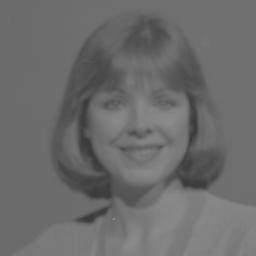
#> input picture Constrast Stretching/contr2.jpg, 256 x 256 px
$ python Stretching.py
#> lines starting #> are read from the running program, lines starting #| are printed output that depends on the picture; after the words box and inside, x2 and y2 are one past the last pixel; in counts of white or black regions, pixels touching at a corner belong together
import cv2
import numpy as np
from matplotlib import pyplot as plt

def limit(hist, pixels, l):
    c=0
    d=0
    l=pixels*l/100
    i=0
    while True:
        if(hist[i]>0):
            c=c+hist[i]
            if(c>=l):
                c=i
                break
        i=i+1
    i=255
    while True:
        if(hist[i]>0):
            d=d+hist[i]
            if(d>=l):
                d=i
                break
        i=i-1
    return c,d


img = cv2.imread('contr2.jpg', cv2.IMREAD_GRAYSCALE)
#> img is the input picture: shape (256, 256); min 56, max 139, mean 107.8
out = cv2.imread('contr2.jpg', cv2.IMREAD_GRAYSCALE)
res = cv2.imread('contr2.jpg', cv2.IMREAD_GRAYSCALE)

x,y = img.shape
#> x = 256; y = 256
print(x,y)
#| 256 256

for i in range(10):
    for j in range(10):
        out[i][j] = 0
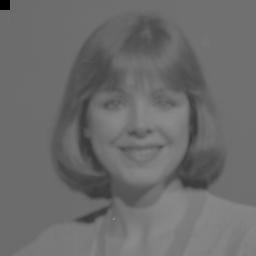
#> out: shape (256, 256); 0.15% of pixels changed, all inside (x1, y1, x2, y2) = (0, 0, 10, 10)

cv2.imwrite('Outlier.jpg',out)
cv2.imshow('Outlier',out)
cv2.imshow('Original',img)

hist = cv2.calcHist([img], [0], None, [256], [0, 256])
#> hist = 256 values, max 11064 at index 108, min 0 at index 0, mean 256
histOut = cv2.calcHist([out], [0], None, [256], [0, 256])
#> histOut = 256 values, max 10964 at index 108, min 0 at index 1, mean 256

#limit(histogram, all_pixels, limit in percentage)
c, d = limit(histOut, x*y,15)
#> the loop in limit, `while True:` made 91 passes
#> after the loop in limit, `while True:`: c = 90
#> the loop in limit, `while True:` made 133 passes
#> after the loop in limit, `while True:`: d = 123
#> c = 90; d = 123
print(c, d)
#| 90 123
#c, d=70, 130
a=0
b=255
for i in range(x):
    for j in range(y):
        r=(out[i][j]-c)*((b-a)/(d-c))+a
        if(r<0):
            res[i][j]=0
        elif(r>255):
            res[i][j]=255
        else:
            res[i][j]=r
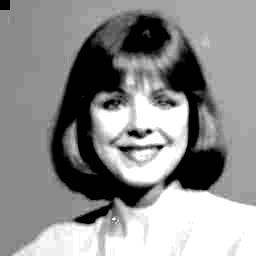
#> res: shape (256, 256); min 0, max 255, mean 141.6

cv2.imwrite('Respuesta.jpg',res)

hisR = cv2.calcHist([res], [0], None, [256], [0, 256])
#> hisR = 256 values, max 10964 at index 139, min 0 at index 1, mean 256
cv2.imshow('Resultado',res)

plt.plot(histOut, color='blue' )
plt.plot(hisR, color='red' )

plt.xlabel('intensidad de iluminacion')
plt.ylabel('cantidad de pixeles')
plt.show()
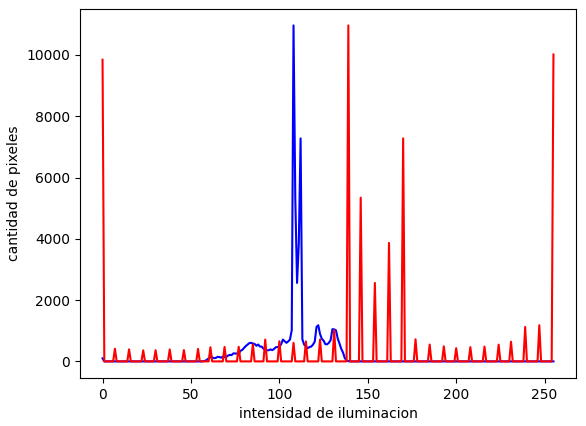
#> figure drawn by matplotlib, 1 panel; curve peaks at x = 108, y = 10964; curve peaks at x = 139, y = 10964

cv2.destroyAllWindows()
